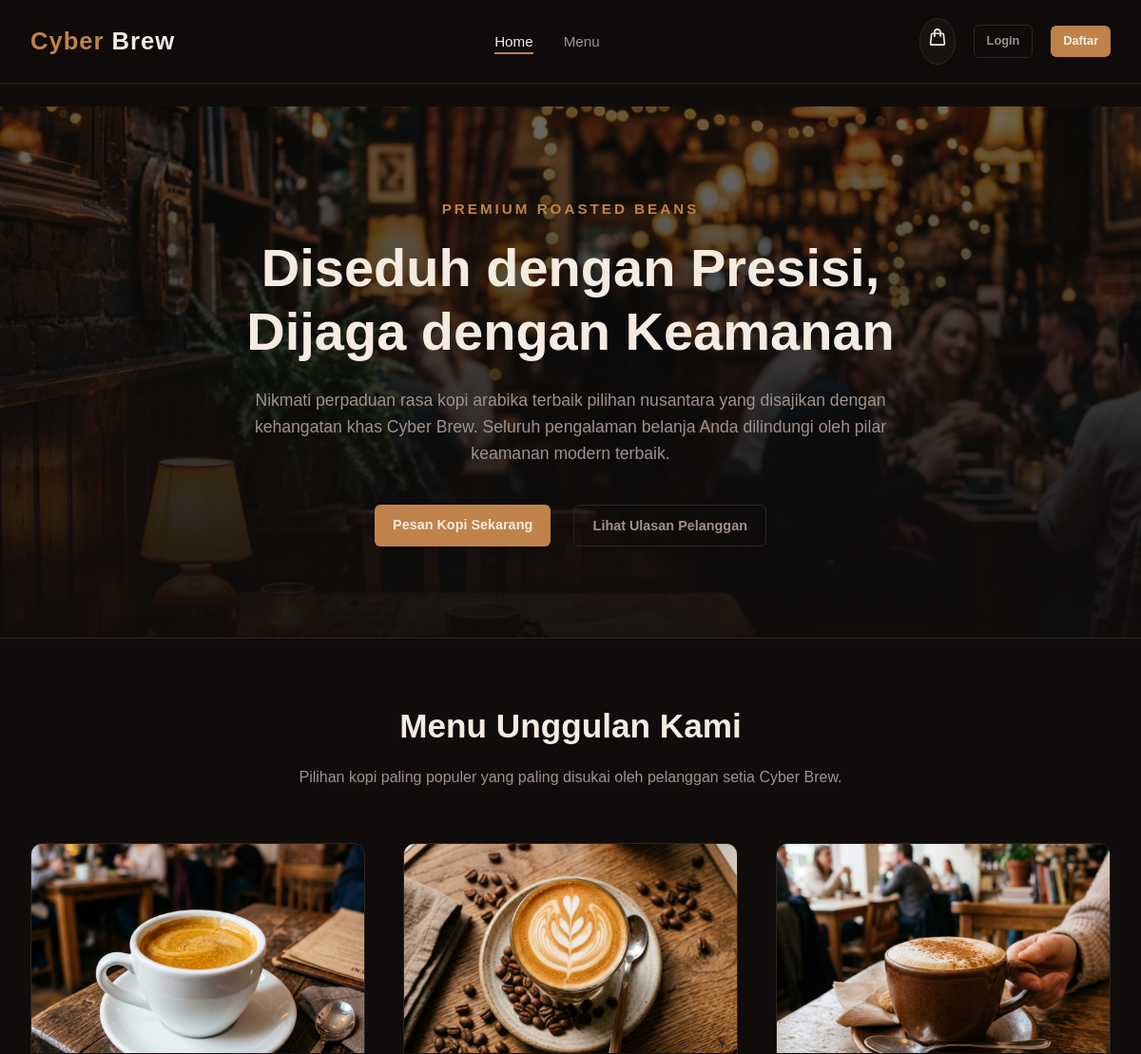
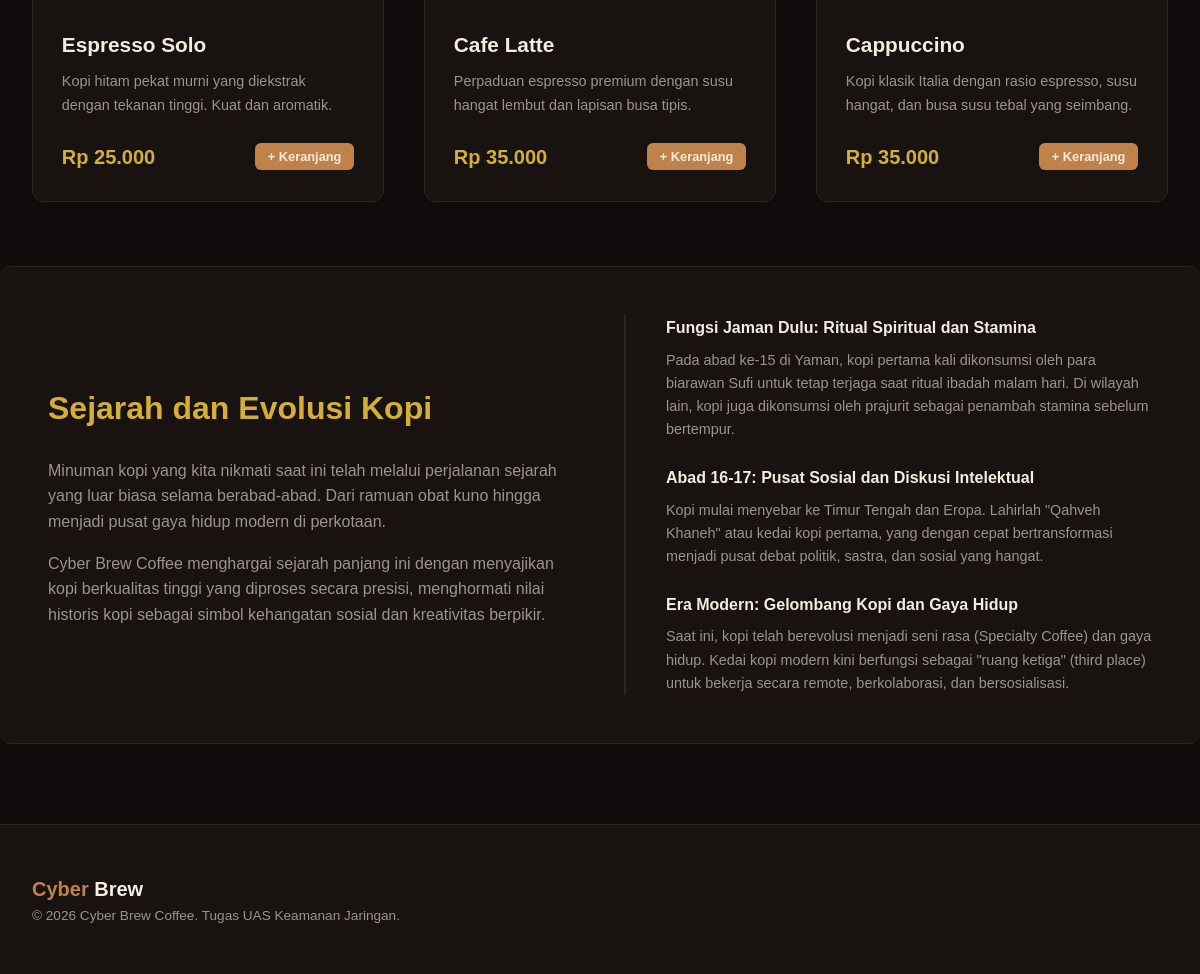
The page / on the database its author committed (2 pictures, top to bottom).
### tables this page shows
CREATE TABLE products (
                id INTEGER PRIMARY KEY AUTOINCREMENT,
                name TEXT NOT NULL,
                description TEXT NOT NULL,
                price INTEGER NOT NULL,
                image_url TEXT NOT NULL
            );

### app.py (the view)
@app.route('/')
def index():
    user = get_current_user()
    conn = get_db_connection()
    featured_products = conn.execute('SELECT * FROM products LIMIT 3').fetchall()
    conn.close()
    return render_template('index.html', user=user, featured=featured_products)

### app.py (called while the page is built, shortened)
@app.before_request
def check_session_timeout():
    if not request.endpoint or request.endpoint in ['static', 'login', 'register', 'logout', 'log_cookie']:
        return
    now = datetime.now().timestamp()
    if config.SECURITY_MODE:
        session.permanent = True

@app.before_request
def enforce_https():
    if config.SECURITY_MODE:
        is_secure = request.is_secure or request.headers.get('X-Forwarded-Proto', '').lower() == 'https'
        if not is_secure:
            url = request.url.replace("http://", "https://", 1)
            return redirect(url, code=301)

def get_db_connection():
    conn = sqlite3.connect(config.DATABASE)
    conn.row_factory = sqlite3.Row
    return conn

def get_current_user():
    if config.SECURITY_MODE:
        username = session.get('username')
        if not username:
            return None
        conn = get_db_connection()
        user = conn.execute('SELECT * FROM users WHERE username = ?', (username,)).fetchone()
        conn.close()
        return user

@app.context_processor
def inject_security_status():
    return dict(SECURITY_MODE=config.SECURITY_MODE)

### templates/index.html (shortened to what this page needs)
{% extends 'layout.html' %}
{% block content %}
<section class="hero">
    <div class="hero-content">
        <div class="hero-tagline">Premium Roasted Beans</div>
        <h1>Diseduh dengan Presisi, Dijaga dengan Keamanan</h1>
        <p>Nikmati perpaduan rasa kopi arabika terbaik pilihan nusantara yang disajikan dengan kehangatan khas Cyber Brew. Seluruh pengalaman belanja Anda dilindungi oleh pilar keamanan modern terbaik.</p>
        <div class="hero-buttons">
            <a href="/menu" class="btn btn-primary">Pesan Kopi Sekarang</a>
            <a href="/menu#reviews" class="btn btn-secondary">Lihat Ulasan Pelanggan</a>
        </div>
    </div>
</section>
<section class="container">
    <div class="section-header">
        <h2>Menu Unggulan Kami</h2>
        <p>Pilihan kopi paling populer yang paling disukai oleh pelanggan setia Cyber Brew.</p>
    </div>
    <div class="products-grid">
        {% for product in featured %}
            <div class="product-card">
                <div class="product-image-container">
                    <img src="{{ product.image_url }}" alt="{{ product.name }}">
                </div>
                <div class="product-info">
                    <h3 class="product-name">{{ product.name }}</h3>
                    <p class="product-desc">{{ product.description }}</p>
                    <div class="product-footer">
                        <span class="product-price">Rp {{ "{:,}".format(product.price).replace(",", ".") }}</span>
                        {% if user and user.role == 'admin' %}
                            <form action="/admin/delete_product/{{ product.id }}" method="POST" style="display: inline;" onsubmit="return confirm('Apakah Anda yakin ingin menghapus menu ini?');">
                                <button type="submit" class="btn btn-danger btn-sm">
                                    Hapus Menu
                                </button>
                            </form>
                        {% else %}
                            <button class="btn btn-primary btn-sm" onclick="addToCart({{ product.id }}, '{{ product.name }}', {{ product.price }})">
                                + Keranjang
                            </button>
                        {% endif %}
                    </div>
                </div>
            </div>
        {% endfor %}
    </div>
</section>
<section class="container" style="background-color: var(--bg-card); border-top: 1px solid var(--border); border-bottom: 1px solid var(--border); border-radius: 12px; margin-bottom: 4rem; padding: 3rem;">
    <div style="display: grid; grid-template-columns: 1fr 1fr; gap: 3rem; align-items: center;">
        <div>
            <h2 style="font-size: 2rem; margin-bottom: 1.5rem; color: var(--accent);">Sejarah dan Evolusi Kopi</h2>
            <p style="color: var(--text-muted); margin-bottom: 1rem;">
                Minuman kopi yang kita nikmati saat ini telah melalui perjalanan sejarah yang luar biasa selama berabad-abad. Dari ramuan obat kuno hingga menjadi pusat gaya hidup modern di perkotaan.
            </p>
            <p style="color: var(--text-muted);">
                Cyber Brew Coffee menghargai sejarah panjang ini dengan menyajikan kopi berkualitas tinggi yang diproses secara presisi, menghormati nilai historis kopi sebagai simbol kehangatan sosial dan kreativitas berpikir.
            </p>
        </div>
        <div style="border-left: 2px solid var(--border); padding-left: 2.5rem; display: flex; flex-direction: column; gap: 1.5rem;">
            <div>
                <h4 style="color: var(--text-light); margin-bottom: 0.5rem;">Fungsi Jaman Dulu: Ritual Spiritual dan Stamina</h4>
                <p style="color: var(--text-muted); font-size: 0.9rem;">Pada abad ke-15 di Yaman, kopi pertama kali dikonsumsi oleh para biarawan Sufi untuk tetap terjaga saat ritual ibadah malam hari. Di wilayah lain, kopi juga dikonsumsi oleh prajurit sebagai penambah stamina sebelum bertempur.</p>
            </div>
            <div>
                <h4 style="color: var(--text-light); margin-bottom: 0.5rem;">Abad 16-17: Pusat Sosial dan Diskusi Intelektual</h4>
                <p style="color: var(--text-muted); font-size: 0.9rem;">Kopi mulai menyebar ke Timur Tengah dan Eropa. Lahirlah "Qahveh Khaneh" atau kedai kopi pertama, yang dengan cepat bertransformasi menjadi pusat debat politik, sastra, dan sosial yang hangat.</p>
            </div>
            <div>
                <h4 style="color: var(--text-light); margin-bottom: 0.5rem;">Era Modern: Gelombang Kopi dan Gaya Hidup</h4>
                <p style="color: var(--text-muted); font-size: 0.9rem;">Saat ini, kopi telah berevolusi menjadi seni rasa (Specialty Coffee) dan gaya hidup. Kedai kopi modern kini berfungsi sebagai "ruang ketiga" (third place) untuk bekerja secara remote, berkolaborasi, dan bersosialisasi.</p>
            </div>
        </div>
    </div>
</section>
{% endblock %}

### static/css/style.css (style rules this page uses)
:root { --bg-dark: #0f0c0b; --bg-card: #181311; --bg-input: #201a18; --primary: #c0824b; --primary-hover: #a36b3b; --accent: #d4af37; --text-light: #f5ebe0; --text-muted: #a0928a; --border: #2d2420; --border-focus: #c0824b; --secure-green: #00ff87; --insecure-red: #ff3366; --warning-yellow: #ffb703; --font-heading: 'Noto Sans SC', sans-serif; --font-body: 'Noto Sans SC', sans-serif; --transition: all 0.3s cubic-bezier(0.4, 0, 0.2, 1); }
* { box-sizing: border-box; margin: 0; padding: 0; }
body { background-color: var(--bg-dark); color: var(--text-light); font-family: var(--font-body); line-height: 1.6; overflow-x: hidden; }
h1, h2, h3, h4, h5, h6 { font-family: var(--font-heading); font-weight: 600; }
a { color: var(--primary); text-decoration: none; transition: var(--transition); }
.btn { display: inline-block; padding: 0.6rem 1.2rem; border-radius: 6px; font-weight: 600; font-size: 0.9rem; cursor: pointer; transition: var(--transition); border: none; text-align: center; }
.btn-primary { background-color: var(--primary); color: var(--text-light); }
.btn-secondary { background-color: transparent; border: 1px solid var(--border); color: var(--text-muted); }
.btn-sm { padding: 0.4rem 0.8rem; font-size: 0.8rem; }
.hero { min-height: 70vh; display: flex; align-items: center; background: linear-gradient(rgba(15, 12, 11, 0.6), rgba(15, 12, 11, 0.95)), url('/static/images/hero-bg.jpg') no-repeat center center/cover; padding: 4rem 2rem; position: relative; border-bottom: 1px solid var(--border); }
.hero-content { max-width: 700px; margin: 0 auto; text-align: center; }
.hero-tagline { color: var(--primary); font-size: 0.95rem; text-transform: uppercase; letter-spacing: 3px; font-weight: 700; margin-bottom: 1rem; }
.hero h1 { font-size: 3.5rem; line-height: 1.2; margin-bottom: 1.5rem; font-weight: 800; color: var(--text-light); }
.hero p { font-size: 1.1rem; color: var(--text-muted); margin-bottom: 2.5rem; }
.hero-buttons { display: flex; justify-content: center; gap: 1.5rem; }
.container { max-width: 1200px; margin: 0 auto; padding: 4rem 2rem; }
.section-header { text-align: center; margin-bottom: 3.5rem; }
.section-header h2 { font-size: 2.2rem; margin-bottom: 0.8rem; }
.section-header p { color: var(--text-muted); font-size: 1rem; max-width: 600px; margin: 0 auto; }
.products-grid { display: grid; grid-template-columns: repeat(auto-fill, minmax(320px, 1fr)); gap: 2.5rem; }
.product-card { background-color: var(--bg-card); border-radius: 12px; border: 1px solid var(--border); overflow: hidden; transition: var(--transition); display: flex; flex-direction: column; }
.product-image-container { height: 220px; background-color: #251e1b; overflow: hidden; position: relative; display: flex; justify-content: center; align-items: center; }
.product-card img { width: 100%; height: 100%; object-fit: cover; transition: var(--transition); }
.product-info { padding: 1.8rem; display: flex; flex-direction: column; flex-grow: 1; }
.product-name { font-size: 1.3rem; margin-bottom: 0.6rem; color: var(--text-light); }
.product-desc { color: var(--text-muted); font-size: 0.9rem; margin-bottom: 1.5rem; flex-grow: 1; }
.product-footer { display: flex; justify-content: space-between; align-items: center; }
.product-price { font-family: var(--font-heading); font-size: 1.25rem; font-weight: 700; color: var(--accent); }

### rows shown on the page
products: image_url (picture), name "Espresso Solo", description "Kopi hitam pekat murni yang diekstrak dengan tekanan tinggi. Kuat dan aromatik.", price "25.000"
products: image_url (picture), name "Cafe Latte", description "Perpaduan espresso premium dengan susu hangat lembut dan lapisan busa tipis.", price "35.000"
products: image_url (picture), name "Cappuccino", description "Kopi klasik Italia dengan rasio espresso, susu hangat, dan busa susu tebal yang seimbang.", price "35.000"
